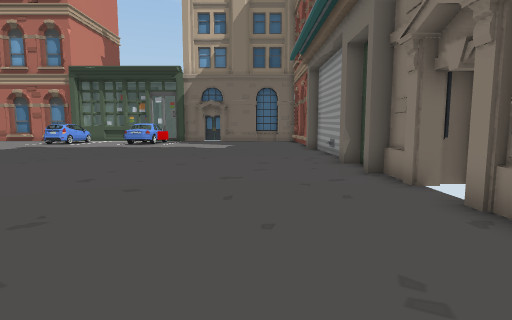
view 1 (above)

24 first-person views from a walk through a 3-D level made in the Unity game engine. The camera is 1.2 m above the floor, tilts 6° down and sees 80° across. The floor is counted in squares, 1 m on a side. Each view is taken from the middle of a square. On the plan, view 1 faces up. The plan holds only what a view shows up to about 13 squares ahead; the rest is blank. The place goes on beyond the plan.

view 2
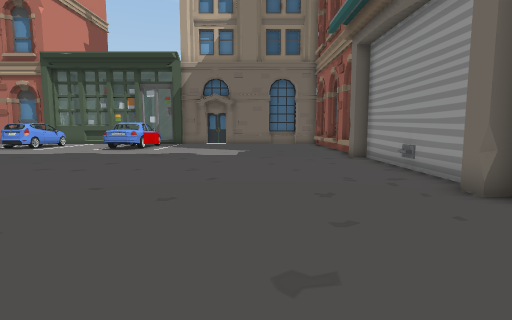

view 3
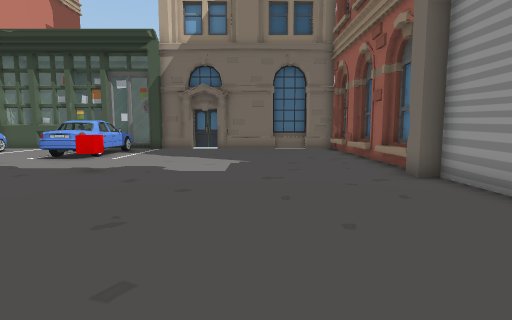

view 4
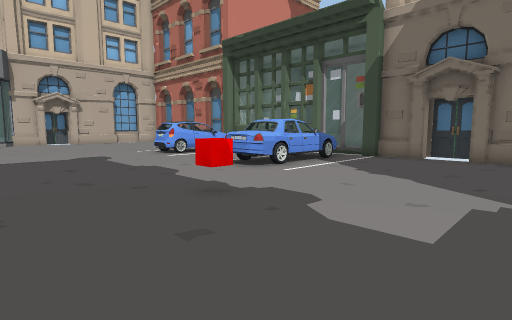

view 5
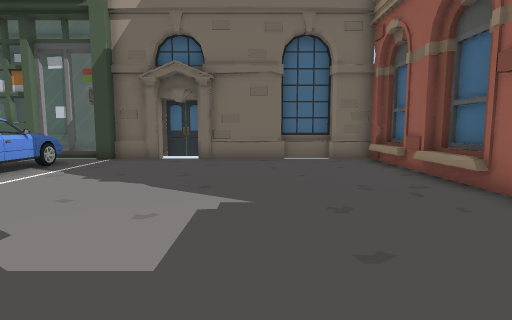

view 6
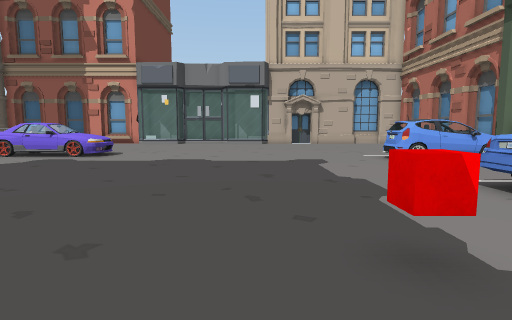

view 7
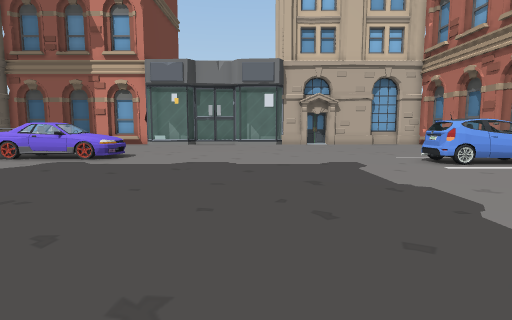

view 8
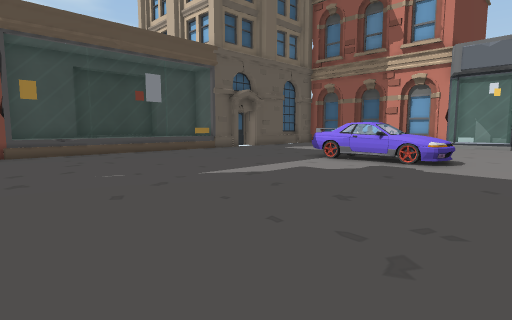

view 9
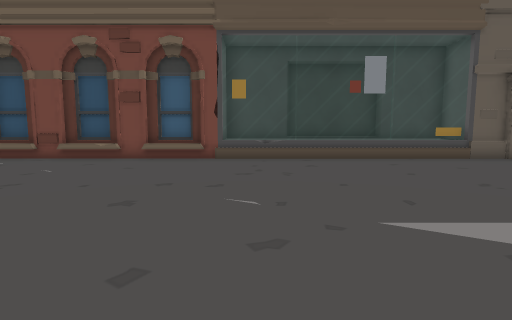

view 10
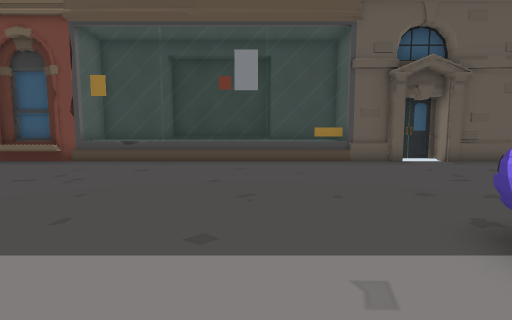

view 11
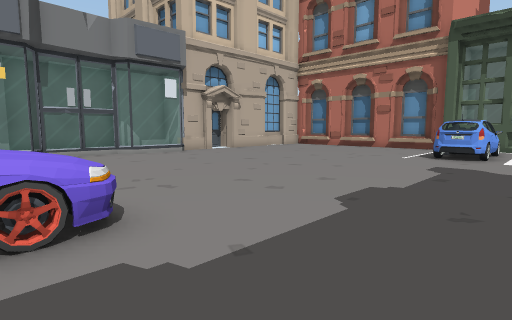

view 12
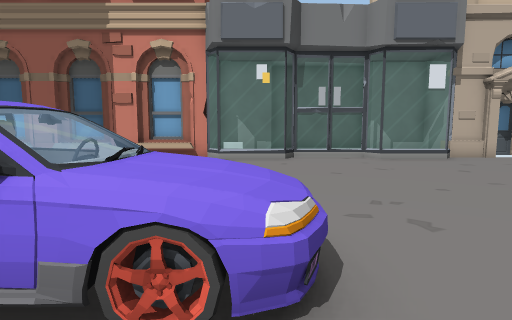

view 13
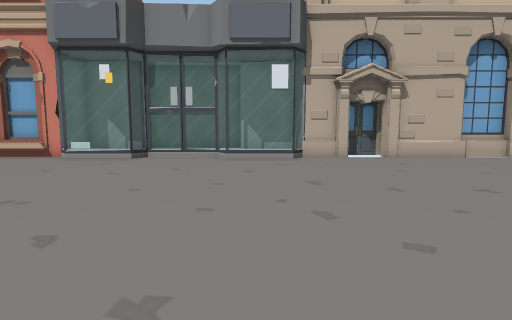

view 14
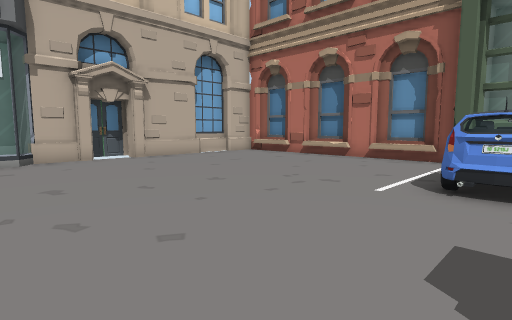

view 15
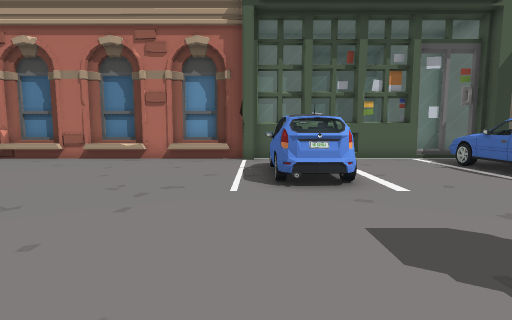

view 16
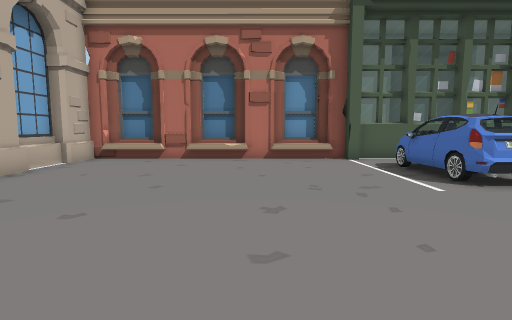

view 17
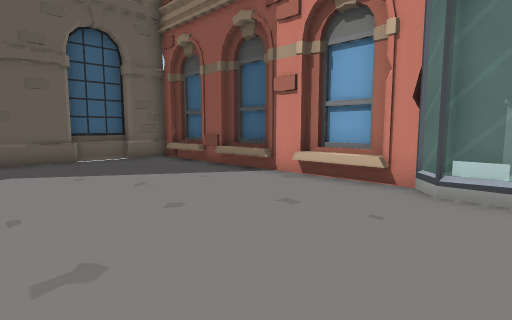

view 18
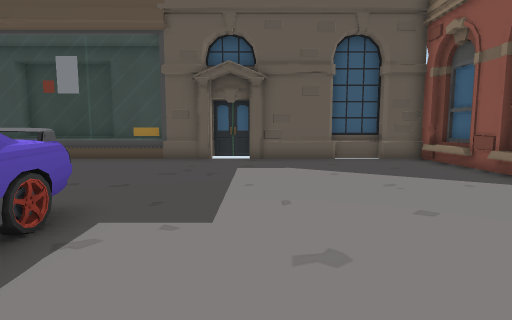

view 19
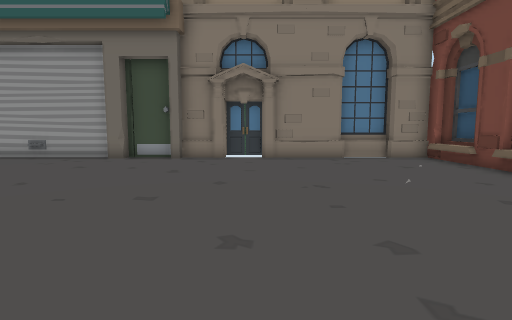

view 20
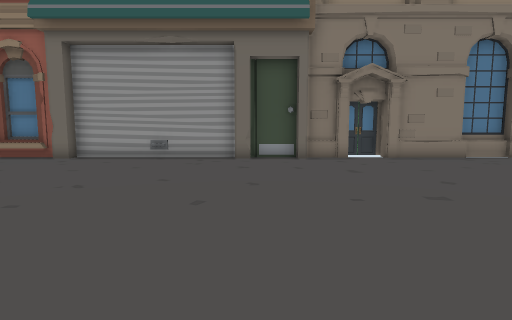

view 21
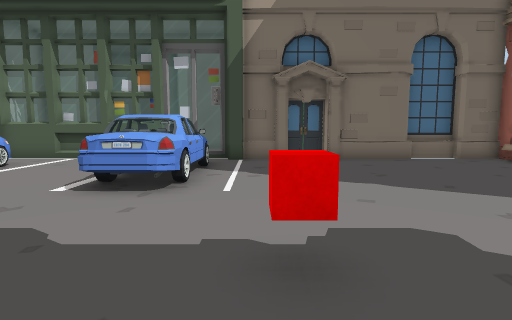

view 22
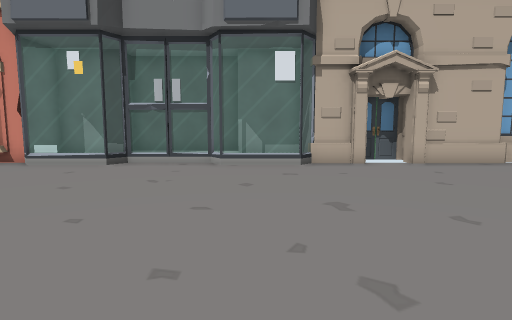

view 23
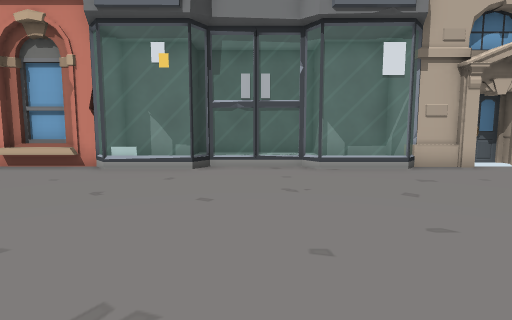

view 24
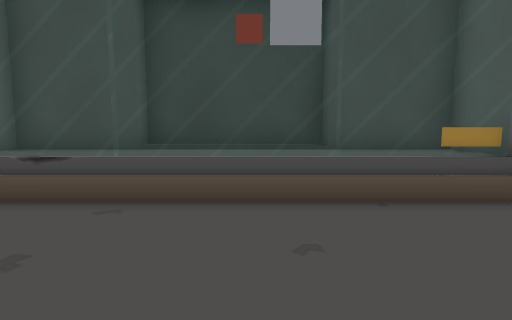

### Floor plan
Key: @ floor where view 1 was taken; # wall or solid block; . main floor; : floor 0.25 m higher than the main floor; = window, fence, low wall or low ledge; ^ raised ledge; C car; R red cube.
Columns run from 29 left of view 1 to 4 right of it. Each row starts with its distance up from view 1.
 29              #        #
 28   ##################==############
 27   #.................  ..........^#
 26   #...........CC....CC..........^#
 25   #..........CCC....CC...........#
 24   #...........CC....CC..........##
 23   #...........CC....CC..........=#
 22   #...........CC....CC..........##
 21   #..............................#
 20   #.............................^#
 19   #....................R........^#
 18  ##....................R........##
 17  # =............................##
 16  # =.............................#
 15 ## =.............................#
 14 #:=..............................#
 13 #:=..............................#
 12 #:=..............................#
 11 ## =............................##
 10  # =........^^..................##
  9  #:=.....   ^^...................#
  8  ##.........==..................##
  7   #^........^^..................##
  6   #^........^^...................#
  5   #..............................#
  4   ##............................##
  3   #=............................##
  2   #=............................##
  1   #..............................#
  0   #^.........................@...#
 -1   #^............................##
 -2   ############=========###########
 -3            # ^^^^^^^^^^ #
 -4              ###^^^^###

Where each view was taken, in squares from view 1:
view 1: 0 up, 0 right, facing up
view 2: 5 up, 1 left, facing up
view 3: 10 up, 1 left, facing up
view 4: 15 up, 1 left, facing up-left
view 5: 16 up, 1 left, facing up
view 6: 17 up, 3 left, facing left
view 7: 16 up, 4 left, facing left
view 8: 13 up, 5 left, facing down-left
view 9: 10 up, 8 left, facing down
view 10: 9 up, 13 left, facing down
view 11: 9 up, 12 left, facing up-left
view 12: 10 up, 14 left, facing left
view 13: 16 up, 14 left, facing left
view 14: 16 up, 14 left, facing up-left
view 15: 16 up, 16 left, facing up
view 16: 16 up, 20 left, facing up
view 17: 10 up, 20 left, facing down-left
view 18: 10 up, 20 left, facing down
view 19: 5 up, 9 left, facing right
view 20: 10 up, 9 left, facing right
view 21: 16 up, 6 left, facing up
view 22: 16 up, 16 left, facing left
view 23: 13 up, 17 left, facing left
view 24: 3 up, 12 left, facing down
